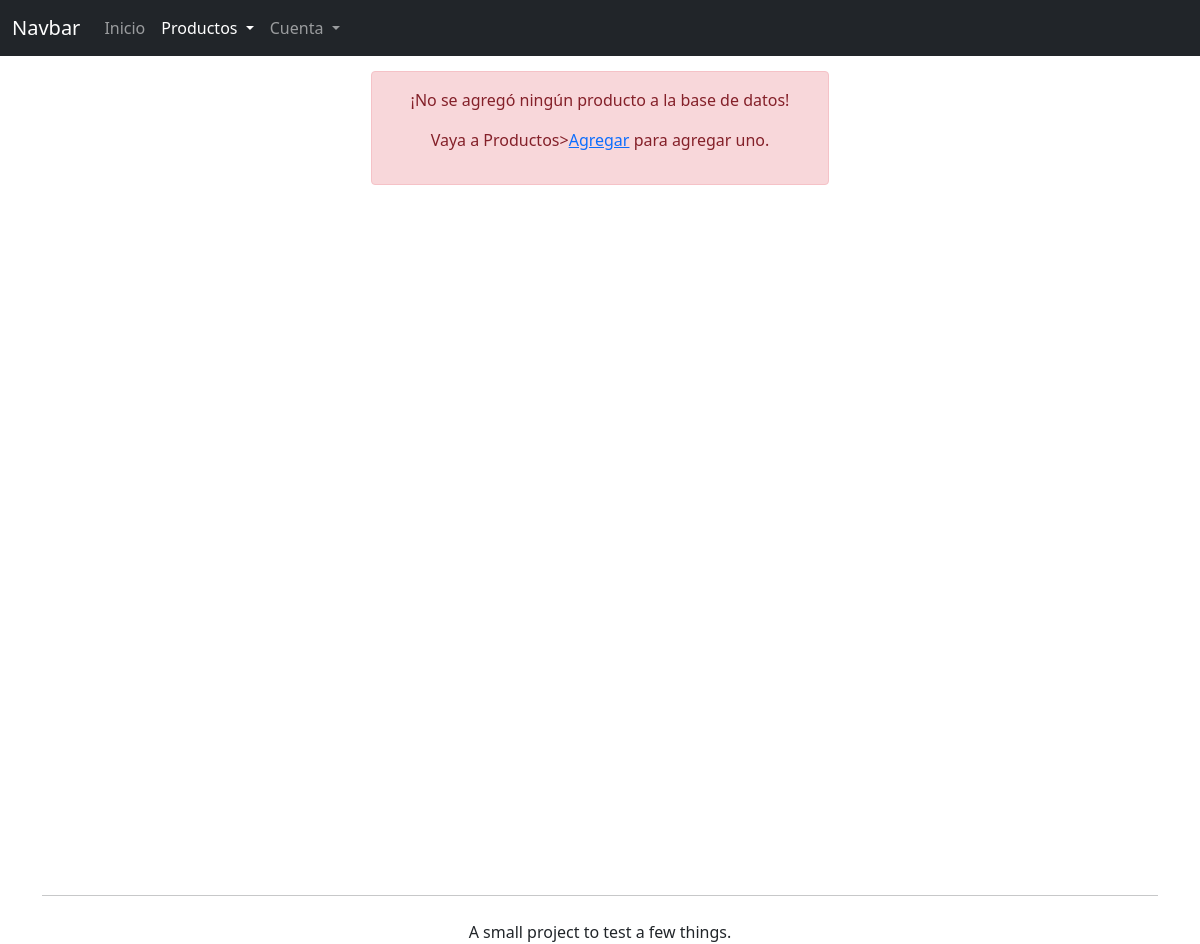
Before: /products/show_stock (signed in) with the older database file.
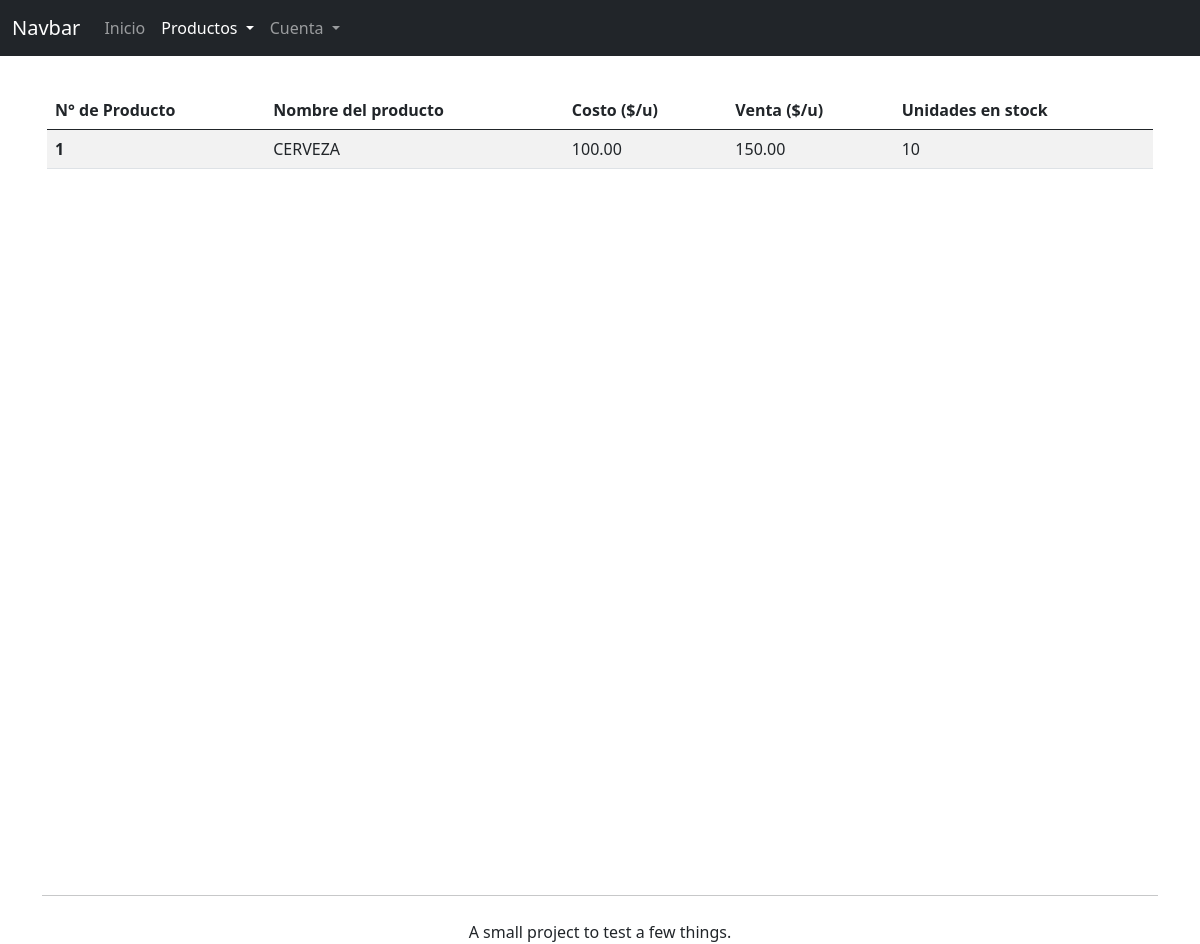
After: the same page with the newer database file.
### tables this page shows
CREATE TABLE products(name TEXT UNIQUE primary key, cost_price REAL, sell_price REAL, in_stock INTEGER);

### blueprints/products.py (the view)
@products.route('/show_stock')
def show_stock():
    log.debug("Attempting to show stock. Checking if there's an active session.")
    try:
        if "user" in session:
            products = inv_db.get_products_info()
            print(products)
            return render_template('show_stock.html', products=products)
        else:
            raise NotAllowed("A session wasn't found.")
    except NotAllowed:
        log.error("Theres no session at the moment. This page can only be seen when there's an active session.")
        flash("Debe iniciar sesión para utilizar esa página.", 'error')
        return redirect(url_for('account.login'))

### databases/database_connection.py (called while the page is built)
    def __enter__(self):
        self.connection = sqlite3.connect(self.host)
        return self.connection.cursor()

    def __exit__(self, exc_type, exc_val, exc_tb):
        if exc_tb or exc_val or exc_type:
            self.connection.close()
        else:
            self.connection.commit()
            self.connection.close()

### databases/inventory_management.py (called while the page is built)
    def get_products_info(self) -> List[Tuple]:
        log.debug("Getting all the products")
        try:
            with DatabaseCursor(self.host) as cursor:
                cursor.execute("SELECT * FROM products ORDER BY name")
                return list(cursor.fetchall())
        except OperationalError:
            log.critical("An OperationalError was raised by sqlite3.")
            raise

### templates/show_stock.html (shortened to what this page needs)
{% extends 'base.html' %}
{% block navbar_elements %}
<li class="nav-item">
    <a class="nav-link" aria-current="page" href="{{url_for('routes.home')}}">Inicio</a>
  </li>
  <li class="nav-item dropdown">
    <a class="nav-link dropdown-toggle active" href="#" id="ProductosDropdown" role="button" data-bs-toggle="dropdown" aria-expanded="false">
      Productos
    </a>
  </li>
{% endblock %}
{% block body %}
{% if products[0] %}
<div style="padding: 20px;">
<table class="table table-hover table-striped">
  <thead>
    <tr>
      <th scope="col">N° de Producto</th>
      <th scope="col">Nombre del producto</th>
      <th scope="col">Costo ($/u)</th>
      <th scope="col">Venta ($/u)</th>
      <th scope="col">Unidades en stock</th>
    </tr>
  </thead>
  <tbody>
    {% set i = 1 %}
    {% for (name, cost_price, sell_price, in_stock) in products  %}
    {% set cost_price = "%.2f" % cost_price %}
    {% set sell_price = "%.2f" % sell_price %}
      <th scope="row">{{i}}</th>
      <td>{{name}}</td>
      <td>{{cost_price}}</td>
      <td>{{sell_price}}</td>
      <td>{{in_stock}}</td>
    {% set i = i + 1 %}
    {% endfor %}
  </tbody>
</table>
</div>
{% else %}
<div class="alert alert-danger container-sm mx-auto login-card text-center" role="alert">
  <p>¡No se agregó ningún producto a la base de datos!</p>
   <p> Vaya a Productos><a href="{{url_for('products.add_product')}}">Agregar</a> para agregar uno.</p>
</div>
{% endif %}
{% endblock %}

### templates/base.html (shortened to what this page needs)
<html>
    <header>
        <link href="https://cdn.jsdelivr.net/npm/bootstrap@5.0.0-beta2/dist/css/bootstrap.min.css" rel="stylesheet">
        <nav class="navbar navbar-expand-lg navbar-dark bg-dark">
            <div class="container-fluid">
              <a class="navbar-brand" href="{{url_for('routes.home')}}">Navbar</a>
              <div class="collapse navbar-collapse" id="navbarNavDropdown">
                <ul class="navbar-nav">
                {% block navbar_elements%}
                {% endblock %}
                <li class="nav-item dropdown">
                <a class="nav-link dropdown-toggle" href="#" id="CuentaDropdown" role="button" data-bs-toggle="dropdown" aria-expanded="false">
                  Cuenta
                </a>
                </ul>
            </div>
            </div>
          </nav>
    </header>
    <div class="container-xxl bg-ligth h-100">
    <div class="h-100">
    <body>
        <div class="distanced-from-navbar">
        {% block body %}
        {% endblock %}
        </div>
    </body>
    </div>
    <footer>
    <div class="container-sm">
        <hr class="my-4">
        <p class="text-center">A small project to test a few things.</p>
    </div>
    </footer>
    </div>
</html>

### templates/base.html (style rules this page uses)
.distanced-from-navbar { margin: 15px; }

Changed rows visible on the page:
added products: i "1", name "CERVEZA", cost_price "100.00", sell_price "150.00", in_stock "10"
Other visible differences:
text no longer shown: "¡No se agregó ningún producto a la base de datos! Vaya a Productos> Agregar para agregar uno."
text now shown: "N° de Producto Nombre del producto Costo ($/u) Venta ($/u) Unidades en stock"
